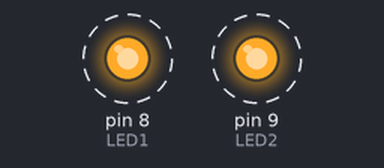
Bench run of a sketch on a simulated Arduino Uno, built with avr-gcc and run on an emulated ATmega328P. On the bench: output pins drawn as LEDs (lit = HIGH). Dashed ring = blinking. What the sketch prints to the serial monitor is not drawn.

Above: at 0.09 s.
Timing chart, 0 to 3.0 s (numbered marks = the images above):
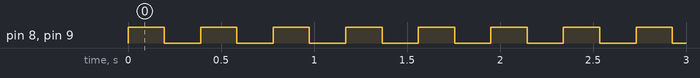

Measured:
- by itself, pin 8 (LED1), pin 9 (LED2): alternates HIGH for 0.20 s and LOW for 0.20 s
- by itself, everything shown: repeats every 1.2 s, in 6 steps

The sketch:

freeRTOS.ino
```cpp
#include <Arduino_FreeRTOS.h>

#define LED1 8
#define LED2 9

void TaskBlink1(void *pvParameters);
void TaskBlink2(void *pvParameters);
void TaskPrint(void *pvParameters);

void setup() {
  Serial.begin(9600);
  xTaskCreate(TaskBlink1,"Task1",128,NULL,1,NULL);
  xTaskCreate(TaskBlink2,"Task2",128,NULL,1,NULL);
  xTaskCreate(TaskPrint,"Task3",128,NULL,1,NULL);

  vTaskStartScheduler();

}

void loop() {
  // put your main code here, to run repeatedly:

}

void TaskBlink1(void *pvParameters) {
  pinMode(LED1,OUTPUT);
  while(1) {
    Serial.println("Task1");
    digitalWrite(LED1, HIGH);
    vTaskDelay(200/portTICK_PERIOD_MS);
    digitalWrite(LED1, LOW);
    vTaskDelay(200/portTICK_PERIOD_MS);
  }
}

void TaskBlink2(void *pvParameters) {
  pinMode(LED2,OUTPUT);
  while(1) {
    Serial.println("Task2");
    digitalWrite(LED2, HIGH);
    vTaskDelay(200/portTICK_PERIOD_MS);
    digitalWrite(LED2, LOW);
    vTaskDelay(200/portTICK_PERIOD_MS);
  }
}

void TaskPrint(void *pvParameters) {
  int counter = 0;
  while(1) {
    counter++;
    Serial.println(counter);
    vTaskDelay(500/portTICK_PERIOD_MS);
  }
}
```
